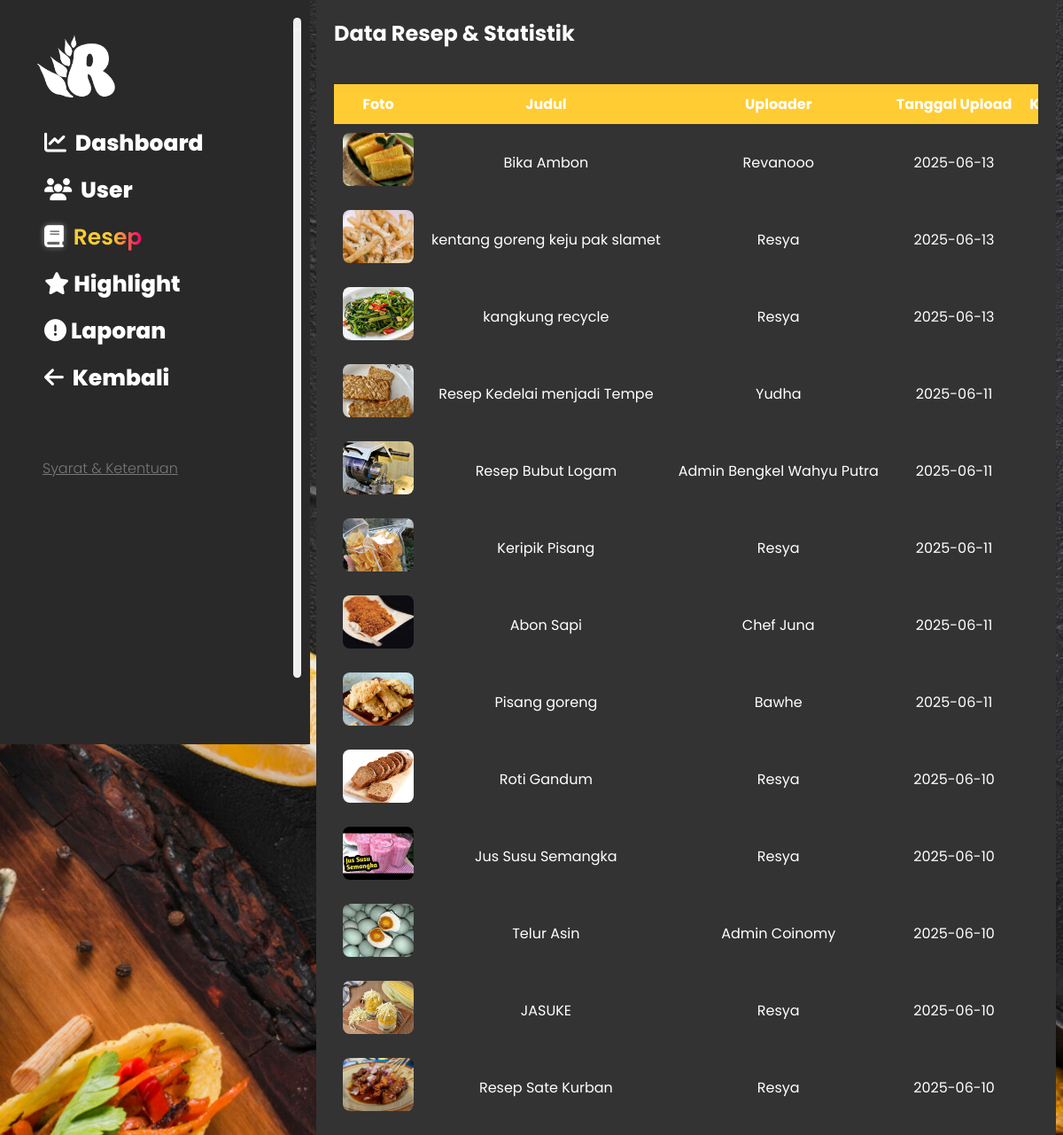
Page /dashboard/admin/resep.php (signed in) on the committed database.
### tables this page shows
CREATE TABLE `tabel_resep` (
  `id_resep` int(11) NOT NULL,
  `id_user` int(11) NOT NULL,
  `judul` varchar(50) NOT NULL,
  `deskripsi` text DEFAULT NULL,
  `bahan` varchar(255) NOT NULL,
  `langkah` text NOT NULL,
  `tanggal_posting` date NOT NULL DEFAULT current_timestamp(),
  `foto` varchar(255) NOT NULL,
  `video` varchar(255) DEFAULT NULL,
  `tipe` enum('makanan','minuman','camilan') NOT NULL,
  `id_highlight` int(11) DEFAULT NULL
);

CREATE TABLE `tabel_user` (
  `id_user` int(11) NOT NULL,
  `username` varchar(50) NOT NULL,
  `email` varchar(100) NOT NULL,
  `password` varchar(255) NOT NULL,
  `tanggal_daftar` timestamp NOT NULL DEFAULT current_timestamp(),
  `kategori` enum('admin','user') NOT NULL DEFAULT 'user',
  `fotoprofil` varchar(255) NOT NULL,
  `bio` varchar(255) NOT NULL
);

### dashboard/admin/resep.php (the view, shortened to what this page needs)
<?php
include_once "../../include/db.php";
$halaman = 'resep.php';
$query = "
SELECT
    r.id_resep,
    r.judul,
    r.tanggal_posting,
    r.foto,
    r.id_highlight,
    u.id_user AS id_uploader,
    u.username AS uploader,
    h.label AS highlight_label,
    h.icon AS highlight_icon,
    COUNT(DISTINCT c.id_komentar) AS jml_komentar,
    SUM(CASE WHEN l.id_suka IS NOT NULL THEN 1 ELSE 0 END) AS jml_like,
    SUM(CASE WHEN b.id_bookmark IS NOT NULL THEN 1 ELSE 0 END) AS jml_bookmark
FROM tabel_resep r
JOIN tabel_user u ON r.id_user = u.id_user
LEFT JOIN tabel_highlight h ON r.id_highlight = h.id_highlight
LEFT JOIN tabel_komentar c ON c.id_resep = r.id_resep
LEFT JOIN tabel_suka l ON l.id_resep = r.id_resep
LEFT JOIN tabel_bookmark b ON b.id_resep = r.id_resep
GROUP BY r.id_resep
ORDER BY r.tanggal_posting DESC
";
$result = mysqli_query($koneksi, $query);
?>
<!DOCTYPE html>
<html lang="id">
<head>
    <link rel="stylesheet" href="https://cdnjs.cloudflare.com/ajax/libs/font-awesome/6.4.0/css/all.min.css" />
    <link rel="stylesheet" href="../style.css" />
</head>
<body>
    <div class="sidebar" id="sidebar">
        <button class="toggle-sidebar" onclick="toggleSidebar()"><i
                class="fa-solid fa-arrows-left-right-to-line"></i></button>
        <img src="../../Foto/Logoputih.png" alt="Resep Reborn" class="logo" />
        <ul class="navigasi">
            <li><a href="data.php" class="<?= ($halaman == 'data.php') ? 'active' : '' ?>"><i
                        class="fa-solid fa-chart-line" style="margin-right: 5px;"></i> Dashboard</a></li>
            <li><a href="user.php" class="<?= ($halaman == 'user.php') ? 'active' : '' ?>"><i
                        class="fa-solid fa-users" style="margin-right: 5px;"></i> User</a></li>
            <li><a href="resep.php" class="<?= ($halaman == 'resep.php') ? 'active' : '' ?>"><i
                        class="fa-solid fa-book" style="margin-right: 5px;"></i> Resep</a></li>
            <li><a href="highlight_tambah.php" class="<?= ($halaman == 'highlight_tambah.php') ? 'active' : '' ?>"><i
                        class="fa-solid fa-star" style="margin-right: 5px;"></i>Highlight</a></li>
            <li><a href="laporan.php" class="<?= ($halaman == 'laporan.php') ? 'active' : '' ?>"><i class="fa-solid fa-circle-exclamation" style="margin-right: 5px;"></i>Laporan</a></li>
            <li><a href="../Pencarian.php" class="<?= ($halaman == 'Pencarian.php') ? 'active' : '' ?>"><i
                        class="fa-solid fa-arrow-left" style="margin-right: 5px;"></i> Kembali</a></li>
        </ul>
        <a href="sk.html" class="SK">Syarat & Ketentuan</a>
    </div>
    <div class="konten" id="konten">
        <h2>Data Resep & Statistik</h2>
        <div class="table-wrapper">
            <table class="data-resep-table">
                <thead>
                    <tr>
                        <th>Foto</th>
                        <th>Judul</th>
                        <th>Uploader</th>
                        <th>Tanggal Upload</th>
                        <th>Komentar</th>
                    </tr>
                </thead>
                <tbody>
                    <?php while ($r = mysqli_fetch_assoc($result)): ?>
                        <tr>
                            <td>
                                <?php if (!empty($r['foto'])): ?>
                                    <img src="../../uploads/<?= htmlspecialchars($r['foto']) ?>" alt="Foto Resep">
                                <?php else: ?>
                                    <span>Tidak ada</span>
                                <?php endif; ?>
                            </td>
                            <td><?= htmlspecialchars($r['judul']) ?></td>
                            <td><?= htmlspecialchars($r['uploader']) ?></td>
                            <td><?= htmlspecialchars($r['tanggal_posting']) ?></td>
                            <td><?= htmlspecialchars($r['jml_komentar']) ?></td>
                        </tr>
                    <?php endwhile; ?>
                </tbody>
            </table>
        </div>
    </div>
</body>
</html>

### dashboard/style.css (style rules this page uses)
body { margin: 0; font-family: 'Poppins', sans-serif; background-image: url(../Foto/backgroundlandpage2.jpg); background-size: cover; background-repeat: repeat; background-position: center; color: #fff; }
body::before { content: ""; background-size: cover; position: a; inset: 0; background: rgba(0, 0, 0, 0.4); backdrop-filter: blur(2px); z-index: 0; }
body * { position: relative; z-index: 1; }
a { text-decoration: none; color: rgb(255, 255, 255); font-weight: 800; }
.sidebar { position: fixed; z-index: 9998; top: 0; width: 310px; height: 100vh; background-color: #292929; padding: 20px; transition: transform 0.3s ease; transform: translateX(0); }
.toggle-sidebar { display: flex; font-size: 7px; align-items: center; position: fixed; top: 20px; left: 331px; color: rgb(245, 245, 245); border: none; padding: 10px 0px 91vh; border: none; border-radius: 5px; cursor: pointer; z-index: 1000; }
.logo { top: 0; width: 120px; height: auto; margin-left: 10px; margin-bottom: -20px; }
.navigasi { list-style: none; font-weight: 600; margin-bottom: 70px; margin-left: -10px; }
.navigasi li { margin: 15px 0; }
.navigasi a { color: #ffffff; text-decoration: none; font-size: 25px; }
.SK { display: block; font-size: 16px !important; font-weight: 300 !important; color: #777 !important; margin-left: 28px; text-decoration: underline !important; }
.navigasi a.active { background: none; font-weight: 600; background: linear-gradient(to right, #ffcc33 70%, #f20069); background-size: 100% auto; -webkit-background-clip: text; -webkit-text-fill-color: transparent; background-clip: text; color: transparent; transition: background 0.4s ease, text-shadow 0.4s ease; }
.navigasi a.active i { background: white; -webkit-background-clip: text; background-clip: text; color: transparent; text-shadow: 0 0 6px rgba(255, 255, 255, 0.473); transition: background 0.4s ease, text-shadow 0.4s ease; }
.konten { margin-top: -20px; margin-left: 370px; margin-right: 20px; right: 13px; padding: 20px; background-color: #333; border-radius: 10px; transition: all 0.3s ease; transform: translateX(0); width: calc(100% - 365px); max-width: 100%; box-sizing: border-box; }

### dashboard/admin/resep.php (style rules this page uses)
html, body { max-width: 100%; overflow-x: hidden; margin: 0; padding: 0; font-family: 'Poppins', sans-serif; }
.konten { padding: 20px; }
.table-wrapper { width: 100%; overflow-x: auto; }
.data-resep-table { width: max-content; min-width: 100%; border-collapse: collapse; margin-top: 20px; }
.data-resep-table th, .data-resep-table td { border: 1px #333; padding: 10px; text-align: center; white-space: nowrap; }
.data-resep-table th { background-color: #ffcc33; font-weight: bold; }
.data-resep-table img { width: 80px; height: 60px; object-fit: cover; border-radius: 8px; }

### rows in the picture
tabel_resep: foto (picture), judul "Bika Ambon", id_user.username "Revanooo", tanggal_posting "2025-06-13"
tabel_resep: foto (picture), judul "kentang goreng keju pak slamet", id_user.username "Resya", tanggal_posting "2025-06-13"
tabel_resep: foto (picture), judul "kangkung recycle", id_user.username "Resya", tanggal_posting "2025-06-13"
tabel_resep: foto (picture), judul "Resep Kedelai menjadi Tempe", id_user.username "Yudha", tanggal_posting "2025-06-11"
tabel_resep: foto (picture), judul "Resep Bubut Logam", id_user.username "Admin Bengkel Wahyu Putra", tanggal_posting "2025-06-11"
tabel_resep: foto (picture), judul "Keripik Pisang", id_user.username "Resya", tanggal_posting "2025-06-11"
tabel_resep: foto (picture), judul "Abon Sapi", id_user.username "Chef Juna", tanggal_posting "2025-06-11"
tabel_resep: foto (picture), judul "Pisang goreng", id_user.username "Bawhe", tanggal_posting "2025-06-11"
tabel_resep: foto (picture), judul "Roti Gandum", id_user.username "Resya", tanggal_posting "2025-06-10"
tabel_resep: foto (placeholder picture), judul "Jus Susu Semangka", id_user.username "Resya", tanggal_posting "2025-06-10"
tabel_resep: foto (picture), judul "Telur Asin", id_user.username "Admin Coinomy", tanggal_posting "2025-06-10"
tabel_resep: foto (picture), judul "JASUKE", id_user.username "Resya", tanggal_posting "2025-06-10"
tabel_resep: foto (picture), judul "Resep Sate Kurban", id_user.username "Resya", tanggal_posting "2025-06-10"
